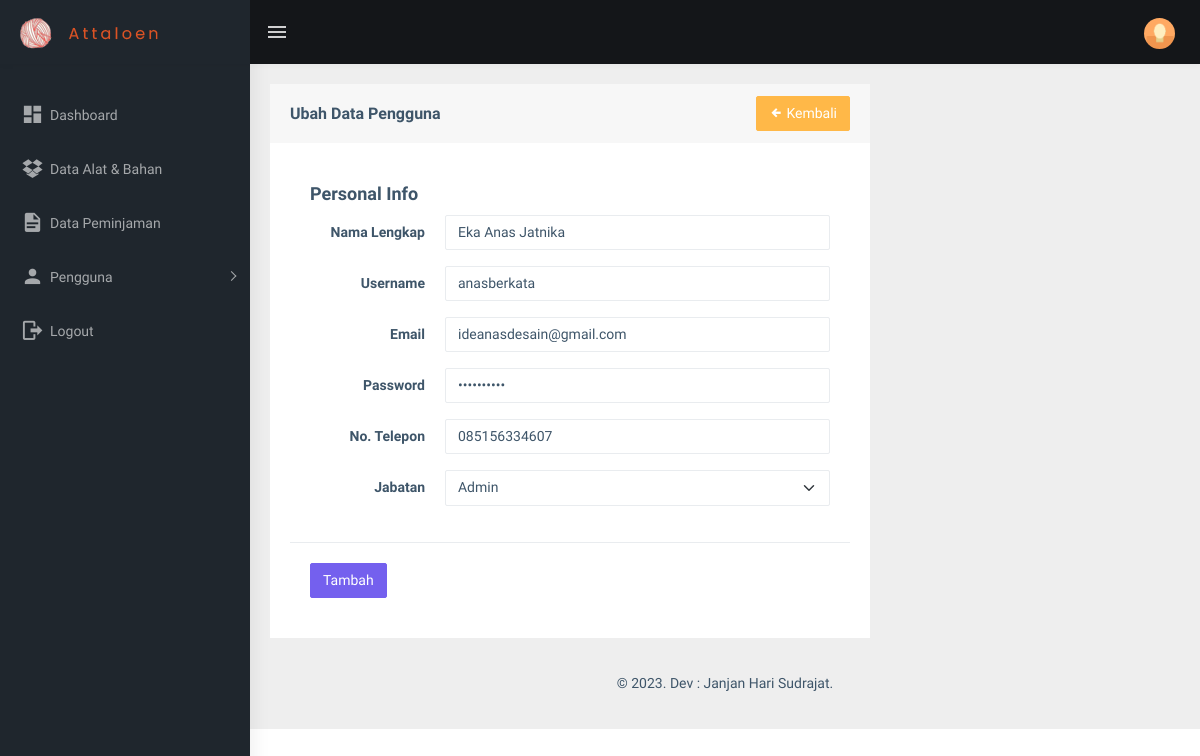
The page /view_user/user_edit.php?id_user=2 (signed in) on the database its author committed.
### tables this page shows
CREATE TABLE `users` (
  `id_user` int(11) NOT NULL,
  `nama` varchar(255) NOT NULL,
  `username` varchar(255) NOT NULL,
  `email` varchar(255) NOT NULL,
  `password` varchar(255) NOT NULL,
  `phone` varchar(40) NOT NULL,
  `image` varchar(255) NOT NULL,
  `role_id` int(10) NOT NULL,
  `date_created` date NOT NULL,
  `is_active` int(10) NOT NULL
);

CREATE TABLE `users_role` (
  `id_role` int(11) NOT NULL,
  `role` varchar(255) NOT NULL
);

### functions.php (called while the page is built, shortened)
<?php
$conn = mysqli_connect("localhost", "root", "", "db_sippa");
function query($query)
{
    global $conn;
    $result = mysqli_query($conn, $query);
    $rows = [];
    while ($row = mysqli_fetch_assoc($result)) {
        $rows[] = $row;
    }
    return $rows;
}

### view_user/user_edit.php (the view, shortened to what this page needs)
<?php
include "../templates/header.php";
$id_user = $_GET["id_user"];
$u = query(
    "SELECT * FROM users
    INNER JOIN users_role ON users.role_id = users_role.id_role
    WHERE id_user = $id_user"
)[0];
?>
<div class="page-wrapper">
    <div class="container-fluid">
        <div class="row">
            <div class="col-md-8">
                <div class="card">
                    <div class="card-header">
                        <div class="row">
                            <div class="col">
                                <h5 class="card-title pt-2">Ubah Data Pengguna</h5>
                            </div>
                            <div class="col">
                                <a href="users.php" class="btn btn-warning text-white float-end"><i
                                        class="mdi mdi-arrow-left-bold"></i> Kembali</a>
                            </div>
                        </div>
                    </div>
                    <div class="card-body">
                        <form class="form-horizontal" action="" method="POST">
                            <div class="card-body">
                                <h4 class="card-title">Personal Info</h4>
                                <div class="form-group row">
                                    <label class="col-sm-3 text-end control-label col-form-label">Nama
                                        Lengkap</label>
                                    <div class="col-sm-9">
                                        <input type="text" class="form-control" value="<?= $u["nama"]; ?>"
                                            name="nama" />
                                    </div>
                                </div>
                                <div class="form-group row">
                                    <label class="col-sm-3 text-end control-label col-form-label">Username</label>
                                    <div class="col-sm-9">
                                        <input type="text" class="form-control" value="<?= $u["username"]; ?>"
                                            name="username" />
                                    </div>
                                </div>
                                <div class="form-group row">
                                    <label class="col-sm-3 text-end control-label col-form-label">Email</label>
                                    <div class="col-sm-9">
                                        <input type="email" class="form-control" value="<?= $u["email"]; ?>"
                                            name="email" />
                                    </div>
                                </div>
                                <div class="form-group row">
                                    <label class="col-sm-3 text-end control-label col-form-label">Password</label>
                                    <div class="col-sm-9">
                                        <input type="password" class="form-control" value="<?= $u["password"]; ?>"
                                            name="password" />
                                    </div>
                                </div>
                                <div class="form-group row">
                                    <label class="col-sm-3 text-end control-label col-form-label">No. Telepon</label>
                                    <div class="col-sm-9">
                                        <input type="text" class="form-control" value="<?= $u["phone"]; ?>"
                                            name="phone" />
                                    </div>
                                </div>
                                <div class="form-group row">
                                    <label class="col-sm-3 text-end control-label col-form-label">Jabatan</label>
                                    <div class="col-sm-9">
                                        <select class="select2 form-select shadow-none"
                                            style="width: 100%; height: 36px" name="role">
                                            <option value="<?= $u["role_id"]; ?>"><?= $u["role"]; ?></option>
                                        </select>
                                    </div>
                                </div>
                            </div>
                            <div class="border-top">
                                <div class="card-body">
                                    <button type="submit" class="btn btn-primary" name="edit_user">
                                        Tambah
                                    </button>
                                </div>
                            </div>
                        </form>
                    </div>
                </div>
            </div>
        </div>
        <?php
        include "../templates/footer.php";
        ?>

### rows shown on the page
users: nama "Eka Anas Jatnika", username "anasberkata", email "ideanasdesain@gmail.com", phone "085156334607", role "Admin"
